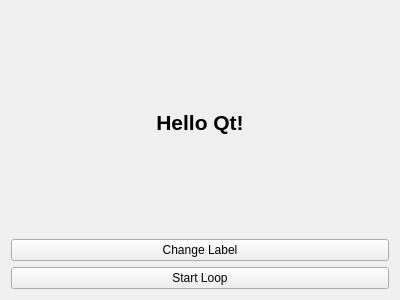
<?xml version="1.0" encoding="UTF-8"?>
<ui version="4.0">
 <class>MainWindow</class>
 <widget class="QMainWindow" name="MainWindow">
  <property name="geometry">
   <rect>
    <x>0</x>
    <y>0</y>
    <width>400</width>
    <height>300</height>
   </rect>
  </property>
  <property name="windowTitle">
   <string>MainWindow</string>
  </property>
  <widget class="QWidget" name="centralWidget">
   <layout class="QGridLayout" name="gridLayout">
    <item row="2" column="0">
     <widget class="QPushButton" name="pushButtonStartLoop">
      <property name="text">
       <string>Start Loop</string>
      </property>
     </widget>
    </item>
    <item row="0" column="0">
     <widget class="QLabel" name="label">
      <property name="font">
       <font>
        <pointsize>16</pointsize>
        <weight>75</weight>
        <bold>true</bold>
       </font>
      </property>
      <property name="text">
       <string>Hello Qt!</string>
      </property>
      <property name="alignment">
       <set>Qt::AlignCenter</set>
      </property>
     </widget>
    </item>
    <item row="1" column="0">
     <widget class="QPushButton" name="pushButtonChangeLabel">
      <property name="text">
       <string>Change Label</string>
      </property>
     </widget>
    </item>
   </layout>
  </widget>
 </widget>
 <layoutdefault spacing="6" margin="11"/>
 <resources/>
 <connections/>
</ui>
